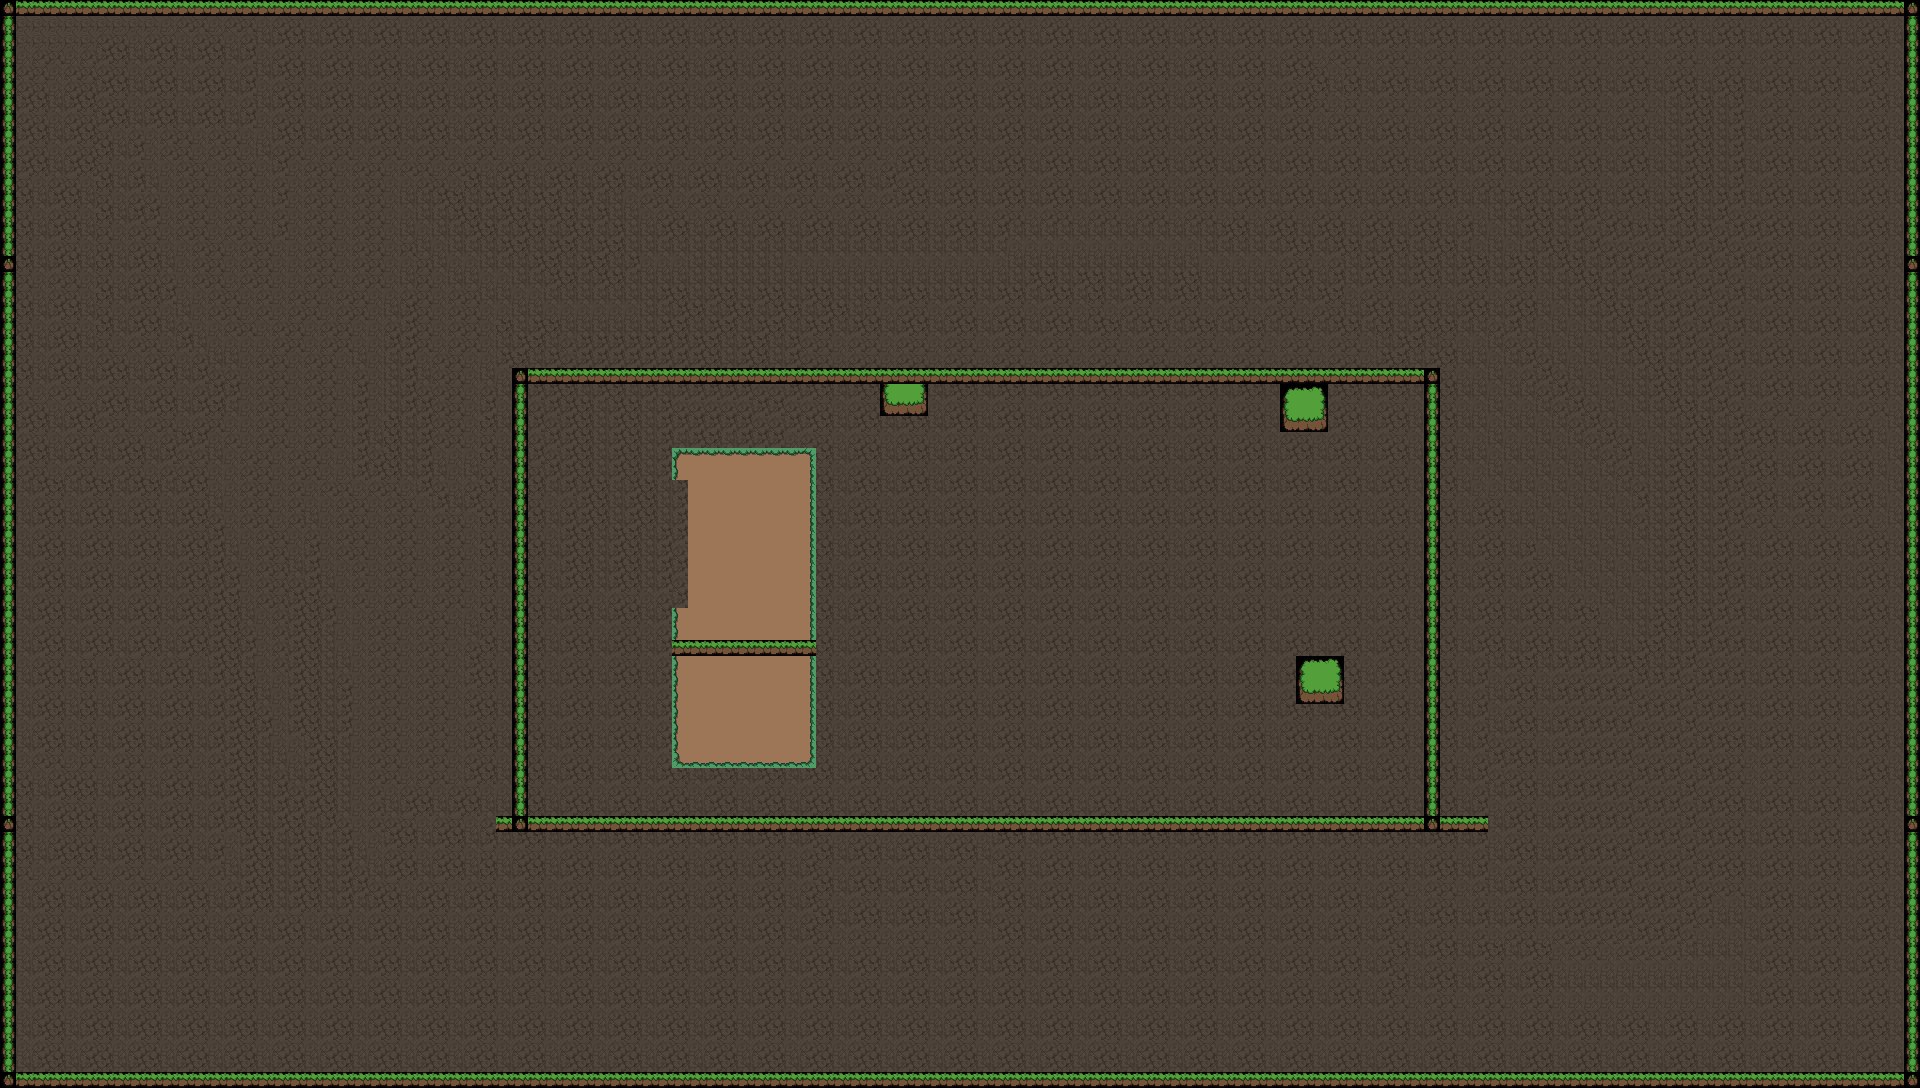

This game map was drawn from its Tiled (.tmx) file and the tilesets committed beside it. A one-line description and the trimmed map source follow:
An orthogonal 120x68 tile map with 16x16 px tiles, 1 tile layer (Tile Layer 1).

<map version="1.10" tiledversion="1.11.0" orientation="orthogonal" renderorder="right-down" width="120" height="68" tilewidth="16" tileheight="16" infinite="0" nextlayerid="2" nextobjectid="1">
 <editorsettings>
  <export target="large_map.csv" format="csv" />
 </editorsettings>
 <tileset firstgid="1" source="plains.tsx" />
 <layer id="1" name="Tile Layer 1" width="120" height="68">
  <data>[8160 cells, 8160 non-empty, 28 distinct tile ids]</data>
 </layer>
</map>
